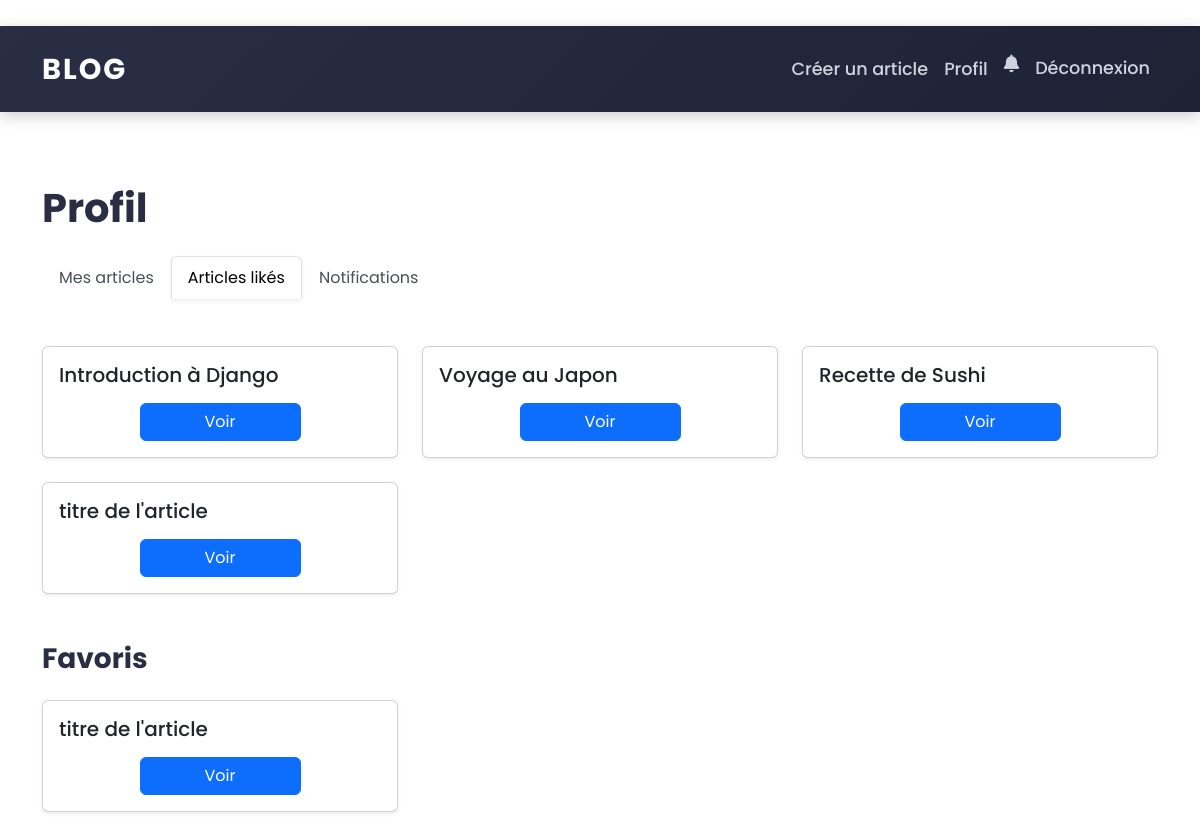
The app's page /profile/?tab=likes (signed in), older data.
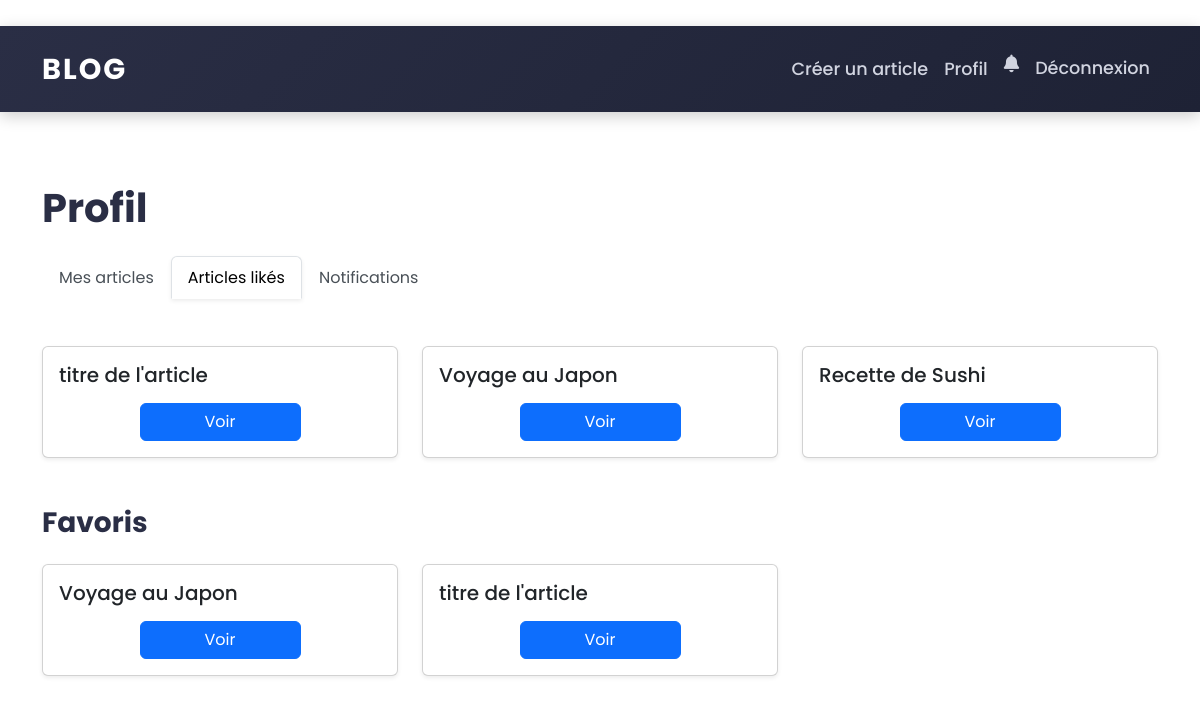
The same page, newer data.
### blog/models.py (models this page shows, shortened)
class Article(models.Model):
    title = models.CharField(max_length=200)
    content = models.TextField()
    author = models.ForeignKey(User, on_delete=models.CASCADE)
    category = models.ForeignKey(Category, on_delete=models.SET_NULL, null=True)
    tags = models.ManyToManyField(Tag)
    created_at = models.DateTimeField(auto_now_add=True)
    updated_at = models.DateTimeField(auto_now=True)
    views = models.PositiveIntegerField(default=0)
    likes = models.ManyToManyField(User, related_name='liked_articles', blank=True)

class Favorite(models.Model):
    user = models.ForeignKey(User, on_delete=models.CASCADE)
    article = models.ForeignKey(Article, on_delete=models.CASCADE)
    class Meta:
        unique_together = ('user', 'article')

### blog/views.py (the view)
# urls.py: path('profile/', views.user_profile, name='profile'),
@login_required
def user_profile(request):
    tab = request.GET.get('tab', 'articles')
    notifications = Notification.objects.filter(user=request.user).order_by('-created_at')
    if tab == 'likes':
        articles = request.user.liked_articles.all()
    elif tab == 'notifications':
        articles = []  # Pas d'articles dans cet onglet
    else:
        articles = Article.objects.filter(author=request.user)
    favorites = Favorite.objects.filter(user=request.user).select_related('article')
    unread_notifications = notifications.filter(is_read=False).count()
    return render(request, 'blog/profile.html', {
        'articles': articles,
        'favorites': favorites,
        'notifications': notifications,
        'tab': tab,
        'unread_notifications': unread_notifications,
    })

### blog/templates/blog/profile.html (shortened to what this page needs)
﻿{% extends 'blog/base.html' %}
{% block content %}
    <div class="container py-5">
        <h1 class="mb-4 fw-bold">Profil</h1>
        <ul class="nav nav-tabs mb-5 border-bottom-0">
            <li class="nav-item">
                <a class="nav-link {% if tab == 'articles' %}active bg-white shadow-sm{% endif %} rounded-top"
                   href="?tab=articles">Mes articles</a>
            </li>
            <li class="nav-item">
                <a class="nav-link {% if tab == 'likes' %}active bg-white shadow-sm{% endif %} rounded-top"
                   href="?tab=likes">Articles likés</a>
            </li>
            <li class="nav-item">
                <a class="nav-link {% if tab == 'notifications' %}active bg-white shadow-sm{% endif %} rounded-top"
                   href="?tab=notifications">Notifications</a>
            </li>
        </ul>
        {% if tab != 'notifications' %}
            <div class="row g-4 mb-5">
                {% for article in articles %}
                    <div class="col-md-4">
                        <div class="card h-100 shadow-sm hover-shadow transition-all">
                            <div class="card-body d-flex flex-column">
                                <h5 class="card-title mb-3">{{ article.title|truncatechars:50 }}</h5>
                                <a href="{% url 'article_detail' article.id %}"
                                   class="btn btn-primary mt-auto w-50 align-self-center">Voir</a>
                            </div>
                        </div>
                    </div>
                {% empty %}
                    <div class="col-12">
                        <p class="text-muted text-center py-4">Aucun article disponible.</p>
                    </div>
                {% endfor %}
            </div>
            <h3 class="mb-4 fw-bold">Favoris</h3>
            <div class="row g-4">
                {% for favorite in favorites %}
                    <div class="col-md-4">
                        <div class="card h-100 shadow-sm hover-shadow transition-all">
                            <div class="card-body d-flex flex-column">
                                <h5 class="card-title mb-3">{{ favorite.article.title|truncatechars:50 }}</h5>
                                <a href="{% url 'article_detail' favorite.article.id %}"
                                   class="btn btn-primary mt-auto w-50 align-self-center">Voir</a>
                            </div>
                        </div>
                    </div>
                {% empty %}
                    <div class="col-12">
                        <p class="text-muted text-center py-4">Aucun article en favori.</p>
                    </div>
                {% endfor %}
            </div>
        {% endif %}
    </div>
{% endblock %}

Row changes from the older to the newer data that the page shows:
no longer on this page (row edited): Article: title "Introduction à Django"
shown differently, row unchanged: Article "titre de l'article": moves up the list
added Favorite: article "Voyage au Japon"
